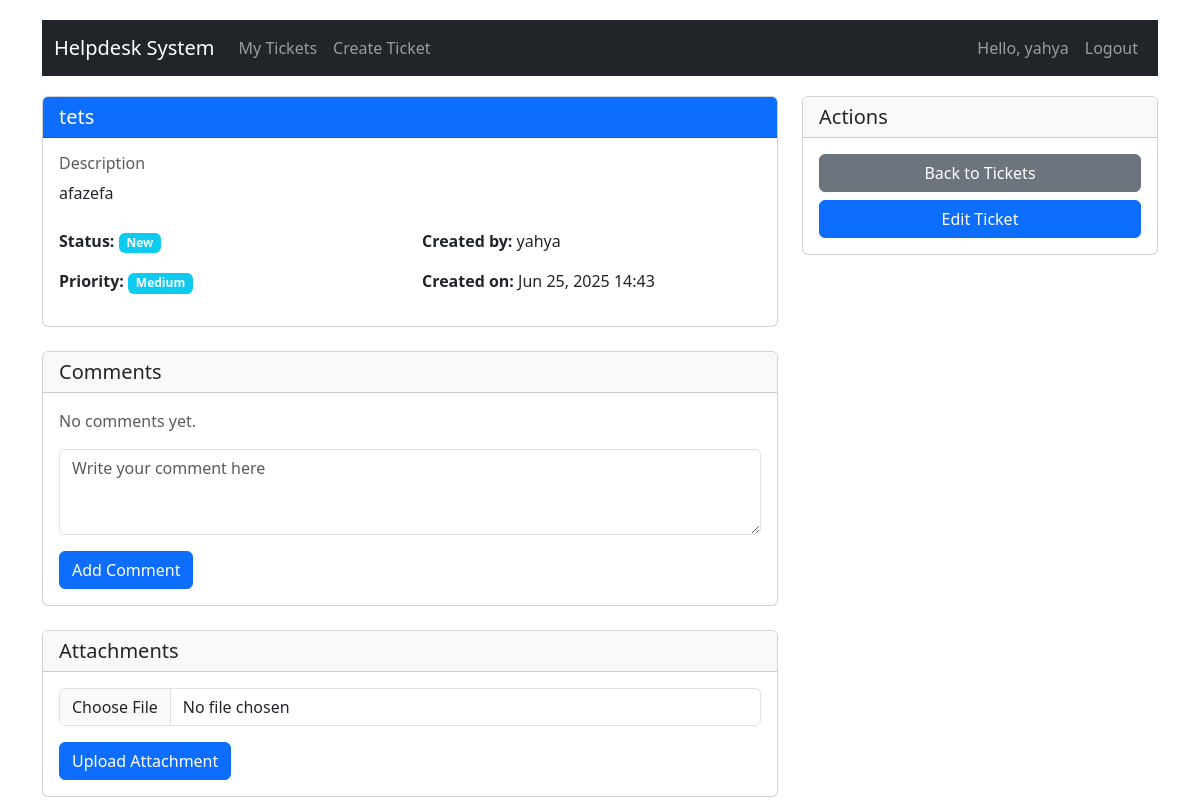
Page /tickets/15/ (signed in) on the earlier database version.
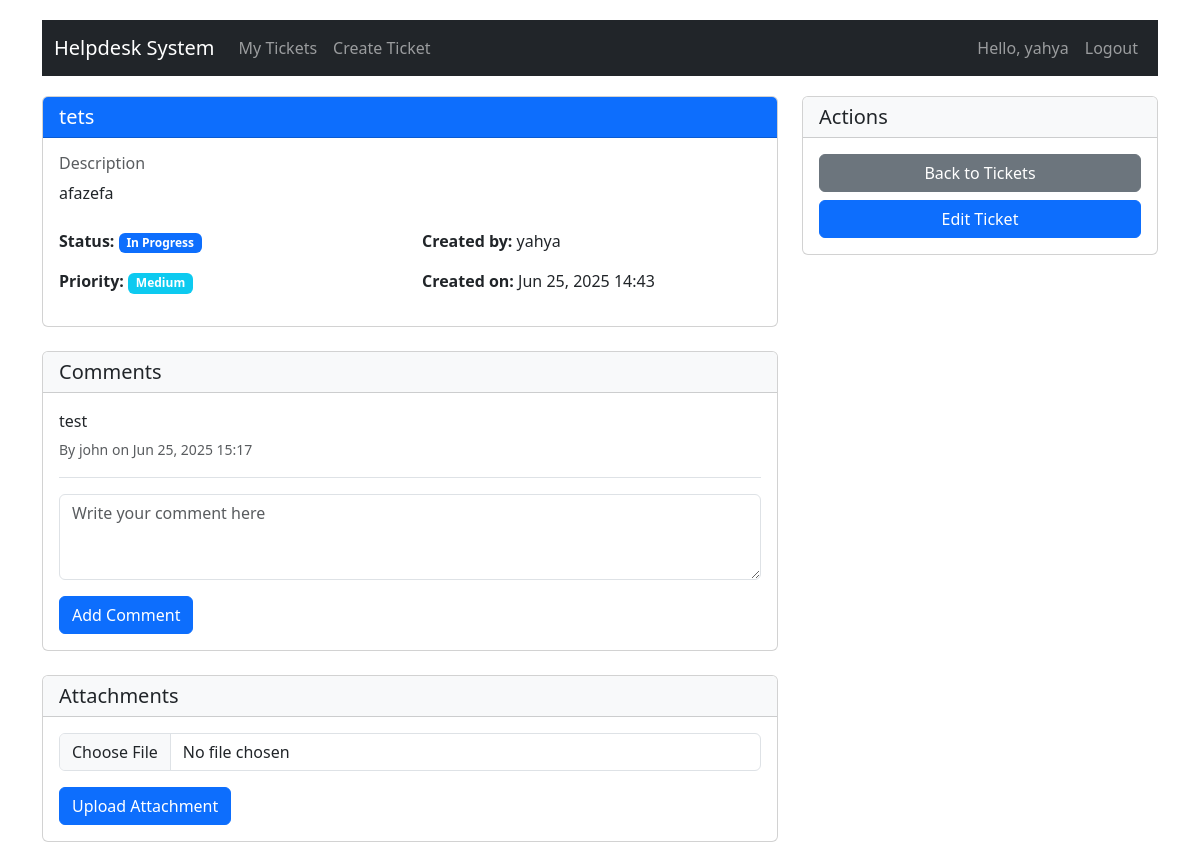
Same page on the later database version.
### tickets/models.py (models this page shows, shortened)
class Ticket(models.Model):
    STATUS_CHOICES = (
        ('new', 'New'),
        ('in_progress', 'In Progress'),
        ('pending', 'Pending'),
        ('resolved', 'Resolved'),
        ('closed', 'Closed'),
    )
    PRIORITY_CHOICES = (
        ('low', 'Low'),
        ('medium', 'Medium'),
        ('high', 'High'),
        ('urgent', 'Urgent'),
    )
    title = models.CharField(max_length=200)
    description = models.TextField()
    created_by = models.ForeignKey(User, on_delete=models.CASCADE, related_name='created_tickets')
    assigned_to = models.ForeignKey(User, on_delete=models.SET_NULL, null=True, blank=True, related_name='assigned_tickets')
    department = models.ForeignKey(Department, on_delete=models.PROTECT, related_name='tickets', null=True, blank=True)
    status = models.CharField(max_length=20, choices=STATUS_CHOICES, default='new')
    priority = models.CharField(max_length=20, choices=PRIORITY_CHOICES, default='medium')
    created_at = models.DateTimeField(auto_now_add=True)
    updated_at = models.DateTimeField(auto_now=True)

class Comment(models.Model):
    ticket = models.ForeignKey(Ticket, on_delete=models.CASCADE, related_name='comments')
    author = models.ForeignKey(User, on_delete=models.CASCADE)
    content = models.TextField()
    created_at = models.DateTimeField(auto_now_add=True)

### tickets/views.py (the view, shortened to what this page needs)
# urls.py: path('tickets/<int:pk>/', views.ticket_detail, name='ticket_detail'),
@login_required
def ticket_detail(request, pk):
    ticket = get_object_or_404(Ticket, pk=pk)
    if not (request.user.is_superuser or (request.user.is_staff and request.user.departments.filter(id=ticket.department.id).exists()) or request.user == ticket.created_by):
        messages.error(request, "You don't have permission to view this ticket.")
        return redirect('my_tickets')
    comments = ticket.comments.all().order_by('created_at')
    attachments = ticket.attachments.all()
    comment_form = CommentForm()
    attachment_form = AttachmentForm()
    assign_form = None
    if request.user.is_staff and not request.user.is_superuser and request.user.departments.filter(id=ticket.department.id).exists():
        assign_form = AssignTicketForm(instance=ticket, department=ticket.department)
    if request.method == 'POST' and 'update_ticket' in request.POST and request.user.is_staff and not request.user.is_superuser:
        assign_form = AssignTicketForm(request.POST, instance=ticket, department=ticket.department)
        if assign_form.is_valid():
            assign_form.save()
            messages.success(request, 'Ticket updated successfully!')
            return redirect('ticket_detail', pk=pk)
    context = {
        'ticket': ticket,
        'comments': comments,
        'attachments': attachments,
        'comment_form': comment_form,
        'attachment_form': attachment_form,
        'assign_form': assign_form,
    }
    return render(request, 'tickets/ticket_detail.html', context)

### tickets/forms.py
class CommentForm(forms.ModelForm):
    class Meta:
        model = Comment
        fields = ['content']
        widgets = {
            'content': forms.Textarea(attrs={
                'class': 'form-control',
                'rows': 3,
                'placeholder': 'Write your comment here'
            }),
        }

class AttachmentForm(forms.ModelForm):
    file = forms.FileField(
        required=False,
        widget=forms.FileInput(attrs={
            'class': 'form-control',
            'accept': '.pdf,.doc,.docx,.txt,.png,.jpg,.jpeg',
        })
    )
    class Meta:
        model = Attachment
        fields = ['file']

### tickets/templates/tickets/ticket_detail.html (shortened to what the changed rows need)
{% extends 'base.html' %}
{% load ticket_extras %}
{% block content %}
<div class="row">
    <div class="col-md-8">
        <div class="card mb-4">
            <div class="card-header bg-primary text-white">
                <h5 class="card-title mb-0">{{ ticket.title }}</h5>
            </div>
            <div class="card-body">
                <div class="mb-4">
                    <h6 class="text-muted">Description</h6>
                    <p>{{ ticket.description }}</p>
                </div>
                <div class="row">
                    <div class="col-md-6">
                        <p><strong>Status:</strong>
                            <span class="badge {% if ticket.status == 'new' %}bg-info
                                           {% elif ticket.status == 'in_progress' %}bg-primary
                                           {% elif ticket.status == 'pending' %}bg-warning
                                           {% elif ticket.status == 'resolved' %}bg-success
                                           {% else %}bg-secondary{% endif %}">
                                {{ ticket.get_status_display }}
                            </span>
                        </p>
                        <p><strong>Priority:</strong>
                            <span class="badge {% if ticket.priority == 'low' %}bg-success
                                           {% elif ticket.priority == 'medium' %}bg-info
                                           {% elif ticket.priority == 'high' %}bg-warning
                                           {% else %}bg-danger{% endif %}">
                                {{ ticket.get_priority_display }}
                            </span>
                        </p>
                    </div>
                    <div class="col-md-6">
                        <p><strong>Created by:</strong> {{ ticket.created_by.username }}</p>
                        <p><strong>Created on:</strong> {{ ticket.created_at|date:"M d, Y H:i" }}</p>
                    </div>
                </div>
            </div>
        </div>
        <div class="card mb-4">
            <div class="card-body">
                {% for comment in comments %}
                <div class="mb-3 pb-3 border-bottom">
                    <p class="mb-1">{{ comment.content }}</p>
                    <small class="text-muted">
                        By {{ comment.author.username }} on {{ comment.created_at|date:"M d, Y H:i" }}
                    </small>
                </div>
                {% empty %}
                <p class="text-muted">No comments yet.</p>
                {% endfor %}
                <form method="post">
                    <div class="mb-3">
                    </div>
                    <button type="submit" name="submit_comment" class="btn btn-primary">Add Comment</button>
                </form>
            </div>
        </div>
    </div>
</div>
{% endblock %}

Differences in the rows shown:
changed Ticket "tets": status "New" → "In Progress"
added Comment: content "test", author.username "john", created_at "Jun 25, 2025 15:17"
Other differences:
text no longer shown: "No comments yet."
